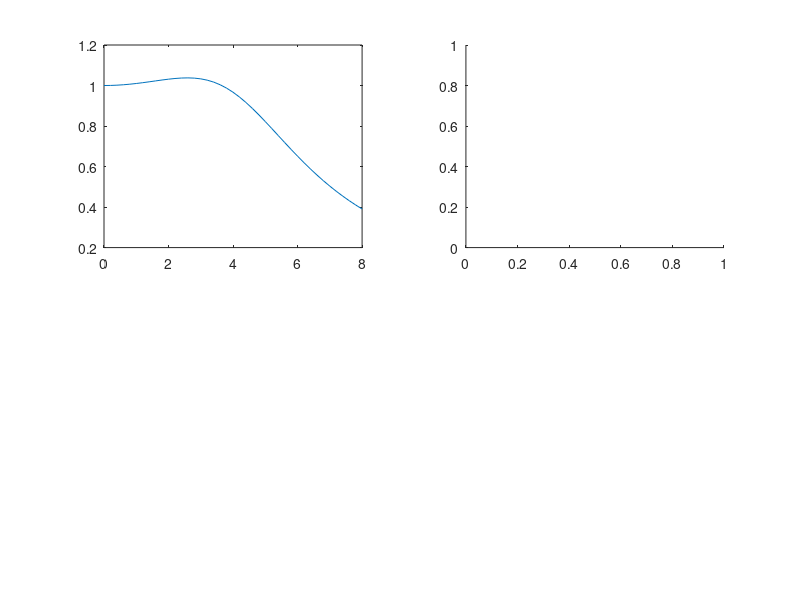

The MATLAB script that drew this image: (Note: this script raises an error after producing the figure.)
t=[0:0.2:2]
w=[0:0.2:8]
num=[750]
den=[1 36 205 750]
p=roots(den)
  subplot(2,2,1)
  a=freqs(num,den,w)
  plot(w,abs(a))
  subplot(2,2,2)
  step(num,den,t)
  num1=[25]
  den1=[1 6 25]
  subplot(2,2,3)
  aa=freqs(num1,den1,w)
  plot(w,abs(aa))
  c=step(num1,den1,t)
  subplot(2,2,4)
  plot(t,c)
